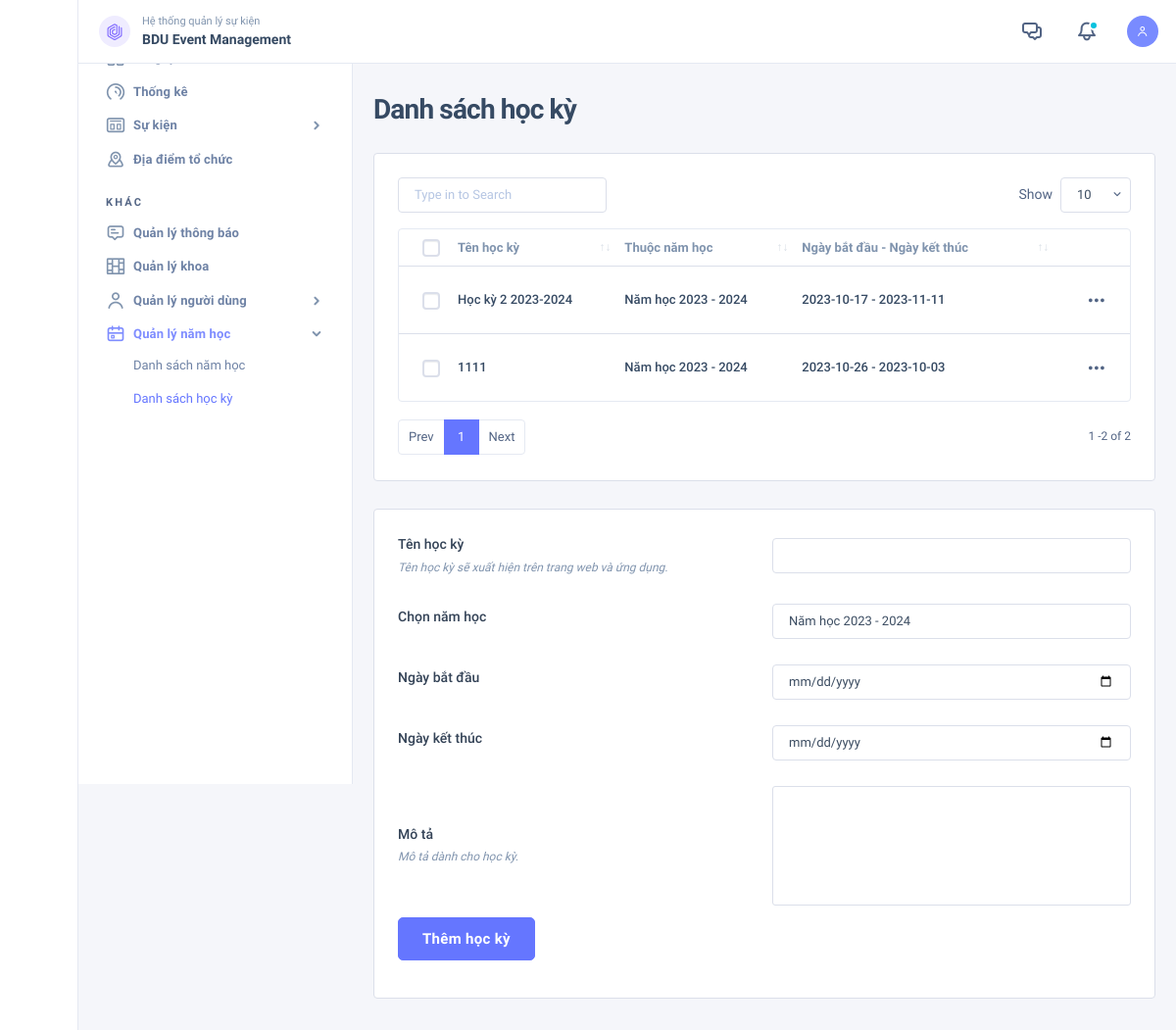
Screenshot of /qlsk/semesters.php (signed in) with the database file from the repository.
### tables this page shows
CREATE TABLE `hocky` (
  `MaHocKy` int(11) NOT NULL,
  `TenHocKy` varchar(500) DEFAULT NULL,
  `MoTa` varchar(500) DEFAULT NULL,
  `MaNamHoc` int(11) DEFAULT NULL,
  `NgayBatDau` date DEFAULT NULL,
  `NgayKetThuc` date DEFAULT NULL
);

CREATE TABLE `namhoc` (
  `MaNamHoc` int(11) NOT NULL,
  `TenNamHoc` varchar(500) DEFAULT NULL,
  `MoTa` varchar(2000) DEFAULT NULL,
  `NgayBatDau` date DEFAULT NULL,
  `NgayKetThuc` date DEFAULT NULL
);

### qlsk/semesters.php (the view, shortened to what this page needs)
<?php include 'shared/header.php' ?>
    <div class="nk-content ">
        <div class="container-fluid">
            <div class="nk-content-inner">
                <div class="nk-content-body">
                    <div class="nk-block-head nk-block-head-sm">
                        <div class="nk-block-between">
                            <div class="nk-block-head-content">
                                <h3 class="nk-block-title page-title">Danh sách học kỳ</h3>
                            </div>
                        </div>
                    </div>
                    <div class="nk-block">
                        <div class="row g-gs flex-row-reverse">
                            <div class="col-xxl-7">
                                <div class="card card-bordered card-preview">
                                    <div class="card-inner">
                                        <table id="cate-list-table" class="datatable-init nk-tb-list nk-tb-ulist " data-export-title="Export" data-auto-responsive="false">
                                            <thead>
                                            <tr class="nk-tb-item nk-tb-head">
                                                <th class="nk-tb-col nk-tb-col-check">
                                                    <div class="custom-control custom-control-sm custom-checkbox notext">
                                                    </div>
                                                </th>
                                                <th class="nk-tb-col"><span class="sub-text">Tên học kỳ</span></th>
                                                <th class="nk-tb-col"><span class="sub-text">Thuộc năm học</span></th>
                                                <th class="nk-tb-col tb-col-md"><span class="sub-text">Ngày bắt đầu - Ngày kết thúc</span></th>
                                                <th class="nk-tb-col nk-tb-col-tools text-end">
                                                </th>
                                            </tr>
                                            </thead>
                                            <tbody>
                                            <?php
                                            include 'core/connector.php';
                                            $get_sm = $conn->query("SELECT
                                                                          hocky.MaHocKy,
                                                                          hocky.TenHocKy,
                                                                          namhoc.TenNamHoc,
                                                                          hocky.NgayBatDau,
                                                                          hocky.NgayKetThuc
                                                                        FROM hocky
                                                                          INNER JOIN namhoc
                                                                            ON hocky.MaNamHoc = namhoc.MaNamHoc");
                                            while ($row = $get_sm->fetch_assoc()) {
                                                ?>
                                                <tr class="nk-tb-item">
                                                    <td class="nk-tb-col nk-tb-col-check">
                                                        <div class="custom-control custom-control-sm custom-checkbox notext">
                                                        </div>
                                                    </td>
                                                    <td class="nk-tb-col">
                                                        <div class="user-card">
                                                            <div class="user-info">
                                                                <span class="tb-lead"><?php echo $row['TenHocKy'] ?><span class="dot dot-success d-md-none ms-1"></span></span>
                                                            </div>
                                                        </div>
                                                    </td>
                                                    <td class="nk-tb-col">
                                                        <div class="user-card">
                                                            <div class="user-info">
                                                                <span class="tb-lead"><?php echo $row['TenNamHoc'] ?><span class="dot dot-success d-md-none ms-1"></span></span>
                                                            </div>
                                                        </div>
                                                    </td>
                                                    <td class="nk-tb-col">
                                                        <div class="user-card">
                                                            <div class="user-info">
                                                                <span class="tb-lead"><?php echo $row['NgayBatDau'] . ' - '  . $row['NgayKetThuc'] ?><span class="dot dot-success d-md-none ms-1"></span></span>
                                                            </div>
                                                        </div>
                                                    </td>
                                                    <td class="nk-tb-col nk-tb-col-tools">
                                                        <ul class="nk-tb-actions gx-1">
                                                            <li>
                                                                <div class="drodown">
                                                                    <a href="#" class="dropdown-toggle btn btn-icon btn-trigger" data-bs-toggle="dropdown"><em class="icon ni ni-more-h"></em></a>
                                                                </div>
                                                            </li>
                                                        </ul>
                                                    </td>
                                                </tr>
                                            <?php } ?>
                                            </tbody>
                                        </table>
                                    </div>
                                </div>
                            </div>
                            <div class="col-xxl-5" style="height: 500px">
                                <div class="card card-bordered h-100">
                                    <div class="card-inner">
                                        <form id="semester-info-form">
                                            <div class="row g-3 align-center">
                                                <div class="col-md-6">
                                                    <div class="form-group">
                                                        <label class="form-label" for="s_name">Tên học kỳ</label>
                                                        <span class="form-note">Tên học kỳ sẽ xuất hiện trên trang web và ứng dụng.</span>
                                                    </div>
                                                </div>
                                                <div class="col-md-6">
                                                    <div class="form-group">
                                                        <div class="form-control-wrap">
                                                            <input type="text" class="form-control" id="s_name" required name="s_name">
                                                        </div>
                                                    </div>
                                                </div>
                                            </div>
                                            <div style="margin-top: 10px" class="row g-3 align-center">
                                                <div class="col-md-6">
                                                    <div class="form-group">
                                                        <label class="form-label" for="bg_date">Chọn năm học</label>
                                                    </div>
                                                </div>
                                                <div class="col-md-6">
                                                    <div class="form-group">
                                                        <div class="form-control-wrap">
                                                            <select id="s_year" name="s_year" required class="form-control">
                                                                <?php
                                                                $get_years = $conn->query("SELECT * FROM namhoc");
                                                                while ($y = $get_years->fetch_assoc()) {
                                                                ?>
                                                                <option value="<?php echo $y['MaNamHoc'] ?>"><?php echo $y['TenNamHoc'] ?></option>
                                                                <?php } ?>
                                                            </select>
                                                        </div>
                                                    </div>
                                                </div>
                                            </div>
                                            <div style="margin-top: 10px" class="row g-3 align-center">
                                                <div class="col-md-6">
                                                    <div class="form-group">
                                                        <label class="form-label" for="bg_date">Ngày bắt đầu</label>
                                                    </div>
                                                </div>
                                                <div class="col-md-6">
                                                    <div class="form-group">
                                                        <div class="form-control-wrap">
                                                            <input type="date" class="form-control" id="bg_date" required name="bg_date">
                                                        </div>
                                                    </div>
                                                </div>
                                            </div>
                                            <div style="margin-top: 10px" class="row g-3 align-center">
                                                <div class="col-md-6">
                                                    <div class="form-group">
                                                        <label class="form-label" for="e_date">Ngày kết thúc</label>
                                                    </div>
                                                </div>
                                                <div class="col-md-6">
                                                    <div class="form-group">
                                                        <div class="form-control-wrap">
                                                            <input type="date" class="form-control" id="e_date" required name="e_date">
                                                        </div>
                                                    </div>
                                                </div>
                                            </div>
                                            <div style="margin-top: 10px" class="row g-3 align-center">
                                                <div class="col-md-6">
                                                    <div class="form-group">
                                                        <label class="form-label" for="s_desc">Mô tả</label>
                                                        <span class="form-note">Mô tả dành cho học kỳ.</span>
                                                    </div>
                                                </div>
                                                <div class="col-md-6">
                                                    <div class="form-control-wrap">
                                                        <textarea class="form-control form-control-sm no-resize"  required id="s_desc" name="s_desc"  ></textarea>
                                                    </div>
                                                </div>
                                            </div>
                                            <div class="row g-3">
                                                <div class="col-12">
                                                    <div class="form-group mt-2">
                                                        <button type="submit" class="btn btn-lg btn-primary">Thêm học kỳ</button>
                                                    </div>
                                                </div>
                                            </div>
                                        </form>
                                    </div>
                                </div>
                            </div>
                        </div>
                    </div>
                </div>
            </div>
        </div>
    </div>
<?php include 'shared/footer.php' ?>

### rows the page displays
hocky: TenHocKy "Học kỳ 2 2023-2024", MaNamHoc.TenNamHoc "Năm học 2023 - 2024", NgayBatDau "2023-10-17", NgayKetThuc "2023-11-11"
hocky: TenHocKy "1111", MaNamHoc.TenNamHoc "Năm học 2023 - 2024", NgayBatDau "2023-10-26", NgayKetThuc "2023-10-03"

### other values shown
form field s_year "Năm học 2023 - 2024"
